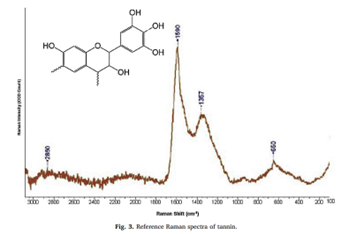
#> input picture usage figure/tanin.png, 356 x 234 px, found by its file name; the run also reads 3 pictures not shown here
$ jupyter execute --allow-errors plotting_from_figure.ipynb   (shell and % lines are left out)
#> lines starting #> are read from the running program, lines starting #| are printed output that depends on the picture; after the words box and inside, x2 and y2 are one past the last pixel; in counts of white or black regions, pixels touching at a corner belong together
[cell 1]
#list of herbal and fruit;
#Tannin, Mangoesteen peel, Curcumin, Moringa Oleifera leaves, Quercetin, rosmarinic acid, Chinese gingseng, Korean ginseng 248101 (4.24% w/v ginsenoside content), Korean ginseng 246302 (4.81% w/v ginsenoside content), Korean ginseng 248102 (6.15% w/v ginsenoside content).

#Installing necessary system tools and Python libraries;

- Tesseract-OCR: Used for Optical Character Recognition to read text from images.
- Libraries: Installs pytesseract for text extraction and BaselineRemoval for post-processing the spectrum.
- Imports: Loads essential data science and image processing libraries, including cv2 (OpenCV), numpy, pandas, scipy, and plotly.

[cell 2]
import cv2 #OpenCV สำหรับจัดการรูปภาพ
import numpy as np #สำหรับจัดการข้อมูลตัวเลข
import pandas as pd #สำหรับจัดการข้อมูลตัวเลข
import plotly.graph_objects as go #แสดงผลกราฟ
import matplotlib.pyplot as plt # Import matplotlib.pyplot for plotting
import plotly.express as px
from scipy.signal import find_peaks #identify peak position
from plotly.subplots import make_subplots
from scipy.signal import savgol_filter
from scipy.interpolate import interp1d
from BaselineRemoval import BaselineRemoval

# Tannin Extraction

[cell 3]
#------------ Raman spectrum of tannin extract ----------------
#need to reverse scale

# 1. Load Image
img_path = '/content/tanin.png'
img = cv2.imread(img_path)
#> img is the input picture: shape (234, 356, 3); mean B, G, R 246.4, 247, 247.9

# Convert BGR to RGB for matplotlib display
img_rgb = cv2.cvtColor(img, cv2.COLOR_BGR2RGB)

# 2. Advanced Color Masking for Brownish Spectrum Line
hsv = cv2.cvtColor(img, cv2.COLOR_BGR2HSV)
#> hsv: shape (234, 356, 3); mean H, S, V 5.7, 3, 248.1
# Defining a range for dark reds/browns to isolate the trace
lower_red = np.array([0, 50, 20])
upper_red = np.array([20, 255, 150])
mask = cv2.inRange(hsv, lower_red, upper_red) #เพื่อเก็บเฉพาะพิกเซลที่เป็นเส้นกราฟไว้
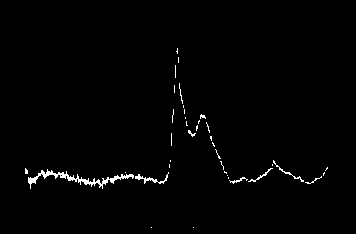
#> mask: shape (234, 356); 1.2% white in thin lines or dots, all inside (x1, y1, x2, y2) = (25, 48, 328, 228)

# 3. Extract Coordinates
y_coords, x_coords = np.where(mask > 0)
#> y_coords = 999 values from 48 to 227; x_coords = 999 values, max 327 at index 225, min 25 at index 226, mean 147.3
#> `df_pixels = pd.DataFrame({'x': x_coords, 'y': y_coords})`: df_pixels = table of 999 rows and 2 columns
#> `df_pixels = df_pixels.groupby('x').median().reset_index()`: df_pixels = table of 300 rows and 2 columns
#> `x_pix = df_pixels['x'].values`: x_pix = 300 values from 25 to 327
#> `y_pix = df_pixels['y'].values`: y_pix = 300 values, max 184.5 at index 75, min 50.5 at index 151, mean 167.5
#> `x_min_pix, x_max_pix = x_pix.min(), x_pix.max()`: x_min_pix = 25; x_max_pix = 327
#> `y_baseline_pix = np.max(y_coords)`: y_baseline_pix = 227

#> (the rest of this cell did not finish here and is left out)

#> `wavenumbers_raw = pixel_to_unit(x_pix, x_min_pix, x_max_pix, 3100, 100)`: wavenumbers_raw = 300 values, max 3100 at index 0, min 100 at index 299, mean 1607.7
#> `intensities_raw = (y_baseline_pix - y_pix)`: intensities_raw = 300 values, max 176.5 at index 151, min 42.5 at index 75, mean 59.48
#> `sort_idx = np.argsort(wavenumbers_raw)`: sort_idx = 300 values, max 299 at index 0, min 0 at index 299, mean 149.5
#> `interp_y = f(standard_x)`: interp_y = 1351 values, max 176.5 at index 1141, min 44.51 at index 1319, mean 71.89
#> `y_smoothed = savgol_filter(interp_y, window_length=31, polyorder=3)`: y_smoothed = 1351 values, max 177 at index 1143, min 44.63 at index 1319, mean 71.89
    intensities_raw = (y_baseline_pix - y_pix)

    # 5. Standardization (450 - 1800 cm⁻¹ with 1 cm⁻¹ step)
    standard_x = np.arange(450, 1801, 1)

    ## Sort raw data for interpolation since the original image scale was reversed
    sort_idx = np.argsort(wavenumbers_raw)
    f = interp1d(wavenumbers_raw[sort_idx], intensities_raw[sort_idx],
                 bounds_error=False, fill_value="extrapolate")
    interp_y = f(standard_x)

    # 6. Preprocessing
    # Smoothing using Savitzky-Golay (window_length=31 for noise suppression)
    # Savitzky-Golay เพื่อลดรอยหยักของเส้นกราฟ.
    y_smoothed = savgol_filter(interp_y, window_length=31, polyorder=3)

    # Baseline Removal using IModPoly
    #IModPoly เพื่อดึงเส้นฐานของกราฟที่เอียงให้กลับมาตรง.
    base_obj = BaselineRemoval(y_smoothed)
    y_corrected = base_obj.IModPoly(degree=2)

    # Min-Max Normalization (0.0 to 1.0)
    y_norm = (y_corrected - np.min(y_corrected)) / (np.max(y_corrected) - np.min(y_corrected))

    # 7. Interactive Visualization (Plotly)
    fig = make_subplots(rows=1, cols=2, subplot_titles=("Original tannin Image", "tanin spectrum extraction"))

    fig.add_trace(px.imshow(img_rgb).data[0], row=1, col=1)

    fig.add_trace(go.Scatter(
        x=standard_x,
        y=y_norm,
        mode='lines',
        line=dict(color='blue', width=1.5),
        name='Intensity'
    ), row=1, col=2)

    fig.update_layout(template='plotly_white', hovermode='x unified')
    fig.show()

    # 8. Export Data
    df_final = pd.DataFrame({'Wavenumber': standard_x, 'Intensity': y_norm})
    df_final.to_csv('tanin_data.csv', index=False)
    print("Success: 'tanin_data.csv' has been generated.")

    df_to_process = df_final # Assign df_final AFTER it has been created

    peak_results = []

    # Identify columns that contain spectral data (excluding 'Wavenumber')
    intensity_cols = [col for col in df_to_process.columns if col != 'Wavenumber']

    for col in intensity_cols:
        # Find peaks: adjust 'height' or 'prominence' based on your specific data noise levels
        # prominence=0.01 is a good starting point for normalized data
        peaks, _ = find_peaks(df_to_process[col], prominence=0.01)

        for peak_idx in peaks:
            peak_results.append({
                'Wavenumber': df_to_process['Wavenumber'].iloc[peak_idx],
                'Intensity': df_to_process[col].iloc[peak_idx]
            })

    # Export peak position
    # Create a DataFrame from the results
    df_peaks = pd.DataFrame(peak_results)
    df_peaks.to_csv('peak_positions_tannin.csv', index=False)
    print("Peak identification complete. Results saved to 'peak_positions_tannin.csv'.")
    df_peaks.head()

# Mangoesteen Peel

[cell 4]
#------------ Raman spectrum of mangoesteen peel, crude extract ----------------
#this picture show as a lot of noise, the result is try to reduce noise

# 1. Load Image
img_path = '/content/mangoesteen peel.png'
img = cv2.imread(img_path)
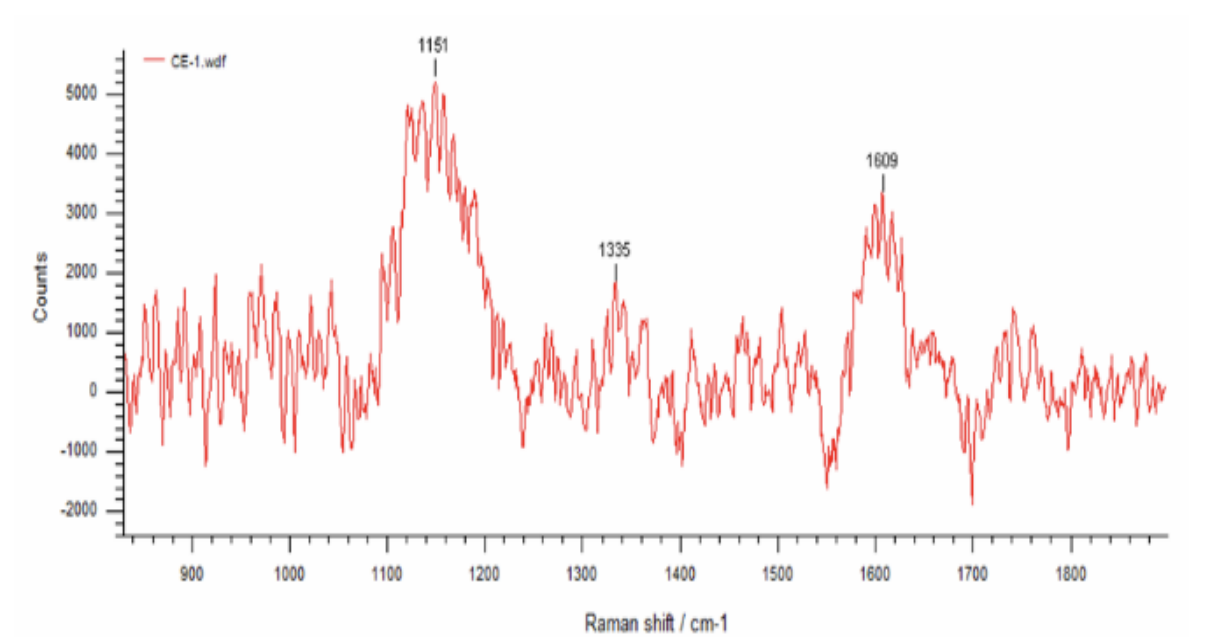
#> input picture usage figure/mangoesteen peel.png, 1225 x 637 px, found by its file name
#> img is the input picture: shape (637, 1225, 3); mean B, G, R 245.3, 245.5, 250.5

# Convert BGR to RGB for matplotlib display
img_rgb = cv2.cvtColor(img, cv2.COLOR_BGR2RGB)
#> img_rgb: shape (637, 1225, 3)

# 2. Advanced Color Masking for Brownish Spectrum Line
# Mangosteen line is bright red; adjusted HSV to capture pure red tones
hsv = cv2.cvtColor(img, cv2.COLOR_BGR2HSV)
#> hsv: shape (637, 1225, 3); mean H, S, V 1.5, 6.1, 250.7
lower_red1 = np.array([0, 100, 100])
upper_red1 = np.array([10, 255, 255])
lower_red2 = np.array([160, 100, 100])
upper_red2 = np.array([180, 255, 255])

mask1 = cv2.inRange(hsv, lower_red1, upper_red1)
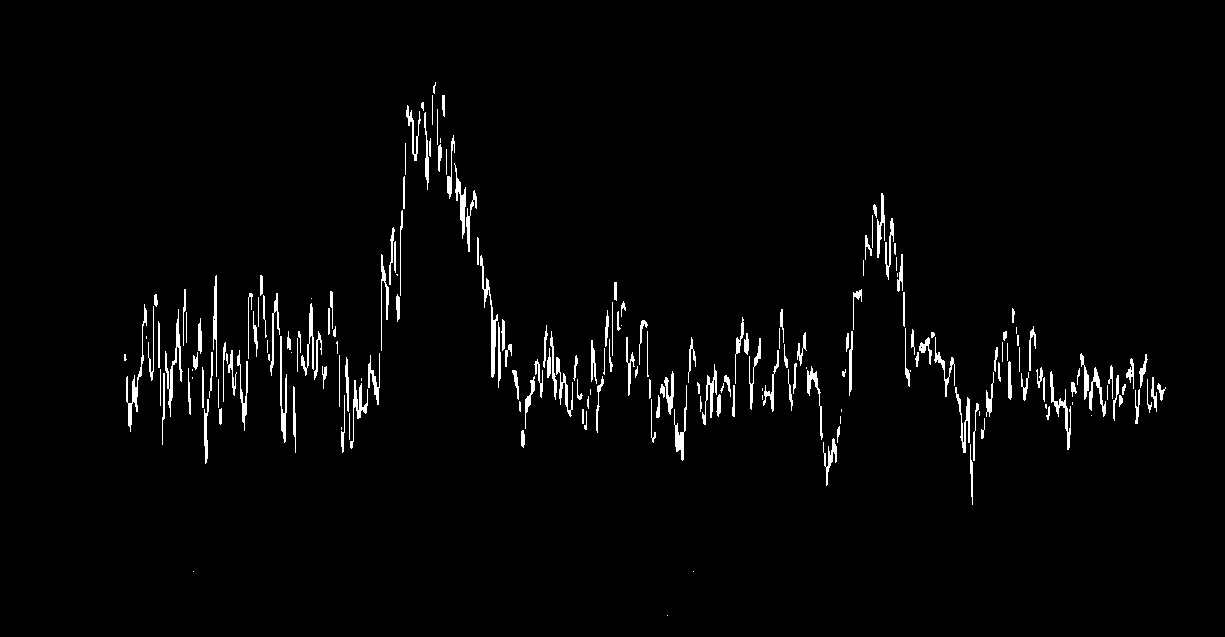
#> mask1: shape (637, 1225); 2.4% white; 209 white regions (36 under 20 px), largest, box (x1, y1, x2, y2) and area: (480, 255, 498, 378) 474, (126, 304, 147, 432) 438, (165, 309, 183, 417) 438
mask2 = cv2.inRange(hsv, lower_red2, upper_red2)
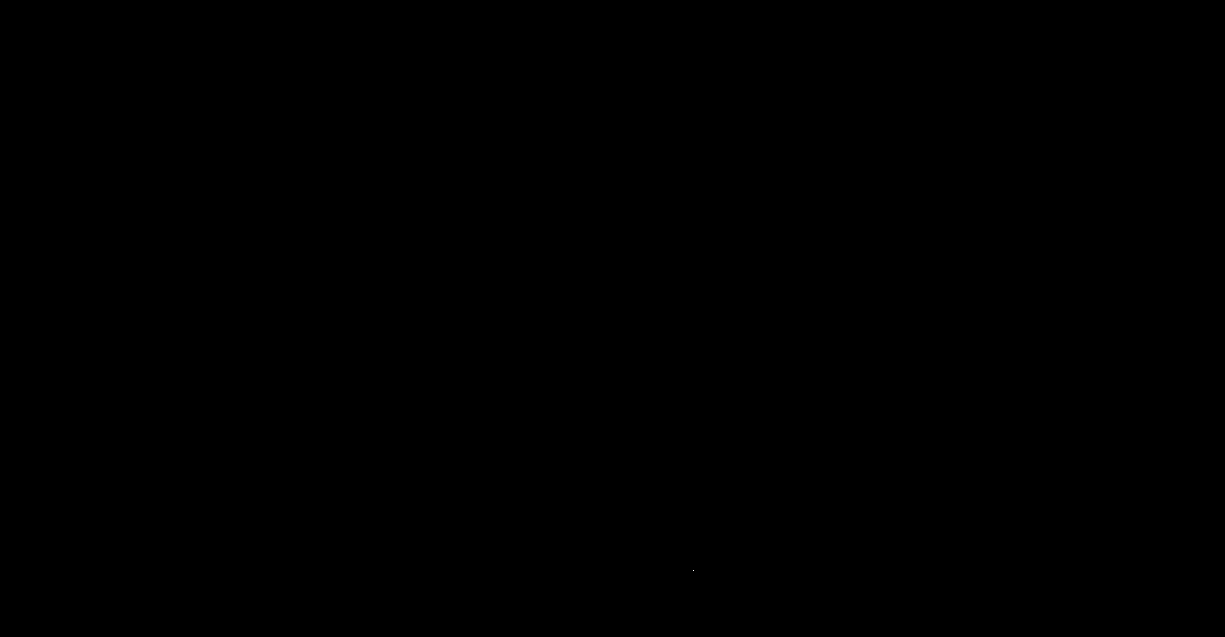
#> mask2: shape (637, 1225); 0% white in thin lines or dots, all inside (x1, y1, x2, y2) = (693, 570, 694, 571)
mask = cv2.add(mask1, mask2) # Captures red across the HSV wrap-around

# 3. Extract Coordinates
y_coords, x_coords = np.where(mask > 0)
#> y_coords = 18588 values from 82 to 615; x_coords = 18588 values, max 1165 at index 12633, min 124 at index 7291, mean 593.2
#> `df_pixels = pd.DataFrame({'x': x_coords, 'y': y_coords})`: df_pixels = table of 18588 rows and 2 columns
#> `df_pixels = df_pixels.groupby('x').median().reset_index()`: df_pixels = table of 1009 rows and 2 columns
#> `x_pix = df_pixels['x'].values`: x_pix = 1009 values from 124 to 1165
#> `y_pix = df_pixels['y'].values`: y_pix = 1009 values, max 483 at index 822, min 83.5 at index 297, mean 351.6
#> `x_min_pix, x_max_pix = x_pix.min(), x_pix.max()`: x_min_pix = 124; x_max_pix = 1165
#> `y_baseline_pix = np.max(y_coords)`: y_baseline_pix = 615

#> (the rest of this cell did not finish here and is left out)

#> `wavenumbers_raw = pixel_to_unit(x_pix, x_min_pix, x_max_pix, 850, 1900)`: wavenumbers_raw = 1009 values from 850 to 1900
#> `intensities_raw = (y_baseline_pix - y_pix)`: intensities_raw = 1009 values, max 531.5 at index 297, min 132 at index 822, mean 263.4
#> `sort_idx = np.argsort(wavenumbers_raw)`: sort_idx = 1009 values from 0 to 1008
#> `interp_y = f(standard_x)`: interp_y = 1351 values, max 527.7 at index 713, min 133.6 at index 1255, mean 264.9
#> `y_smoothed = savgol_filter(interp_y, window_length=31, polyorder=3)`: y_smoothed = 1351 values, max 498.3 at index 692, min 152.4 at index 1112, mean 264.9
    intensities_raw = (y_baseline_pix - y_pix)

    # 5. Standardization (450 - 1800 cm⁻¹ with 1 cm⁻¹ step)
    standard_x = np.arange(450, 1801, 1)

    ## Sort raw data for interpolation since the original image scale was reversed
    sort_idx = np.argsort(wavenumbers_raw)
    f = interp1d(wavenumbers_raw[sort_idx], intensities_raw[sort_idx],
                 bounds_error=False, fill_value="extrapolate")
    interp_y = f(standard_x)

    # 6. Preprocessing
    # Smoothing using Savitzky-Golay (window_length=31 for noise suppression)
    # Savitzky-Golay เพื่อลดรอยหยักของเส้นกราฟ.
    y_smoothed = savgol_filter(interp_y, window_length=31, polyorder=3)

    # Baseline Removal using IModPoly
    #IModPoly เพื่อดึงเส้นฐานของกราฟที่เอียงให้กลับมาตรง.
    base_obj = BaselineRemoval(y_smoothed)
    y_corrected = base_obj.IModPoly(degree=2)

    # Min-Max Normalization (0.0 to 1.0)
    y_norm = (y_corrected - np.min(y_corrected)) / (np.max(y_corrected) - np.min(y_corrected))

    # 7. Interactive Visualization (Plotly)
    fig = make_subplots(rows=1, cols=2, subplot_titles=("Original mangoesteen peel Image", "mangoesteen peel spectrum extraction"))

    fig.add_trace(px.imshow(img_rgb).data[0], row=1, col=1)

    fig.add_trace(go.Scatter(
        x=standard_x,
        y=y_norm,
        mode='lines',
        line=dict(color='blue', width=1.5),
        name='Intensity'
    ), row=1, col=2)

    fig.update_layout(template='plotly_white', hovermode='x unified')
    fig.show()

    # 8. Export Data
    df_final = pd.DataFrame({'Wavenumber': standard_x, 'Intensity': y_norm})
    df_final.to_csv('mangoesteen peel_data.csv', index=False)
    print("Success: 'mangoesteen peel_data.csv' has been generated.")

    df_to_process = df_final # Assign df_final AFTER it has been created

    peak_results = []

    # Identify columns that contain spectral data (excluding 'Wavenumber')
    intensity_cols = [col for col in df_to_process.columns if col != 'Wavenumber']

    for col in intensity_cols:
        # Find peaks: adjust 'height' or 'prominence' based on your specific data noise levels
        # prominence=0.01 is a good starting point for normalized data
        peaks, _ = find_peaks(df_to_process[col], prominence=0.01)

        for peak_idx in peaks:
            peak_results.append({
                'Wavenumber': df_to_process['Wavenumber'].iloc[peak_idx],
                'Intensity': df_to_process[col].iloc[peak_idx]
            })

    # Export peak position
    # Create a DataFrame from the results
    df_peaks = pd.DataFrame(peak_results)
    df_peaks.to_csv('peak_positions_mangoesteen peel.csv', index=False)
    print("Peak identification complete. Results saved to 'peak_positions_mangoesteen peel.csv'.")
    df_peaks.head()

# Curcumin Extract

[cell 5]
#------------ Raman spectrum of curcumin extract ----------------

# 1. Load Image
img_path = '/content/curcumin.png' # Ensure this matches your filename
img = cv2.imread(img_path)
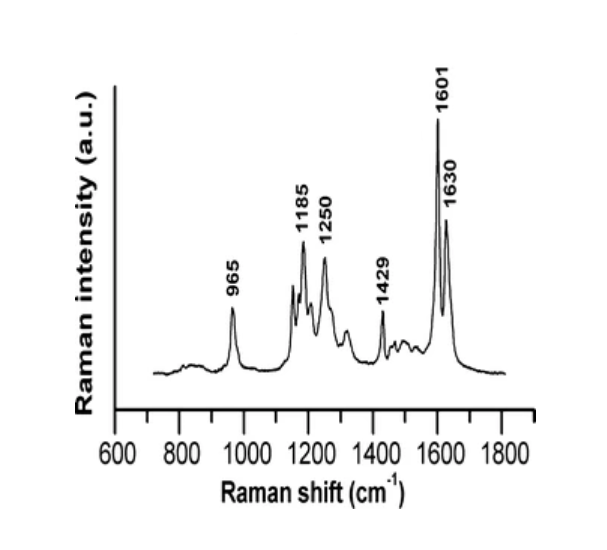
#> input picture usage figure/curcumin.png, 607 x 550 px, found by its file name
#> img is the input picture: shape (550, 607, 3); mean B, G, R 244.5, 244.5, 244.5
img_rgb = cv2.cvtColor(img, cv2.COLOR_BGR2RGB)

# 2. Pre-process to Isolate the Line
gray = cv2.cvtColor(img, cv2.COLOR_BGR2GRAY)
# Using a slightly higher threshold to ensure the thin line is captured
_, threshold = cv2.threshold(gray, 150, 255, cv2.THRESH_BINARY_INV)
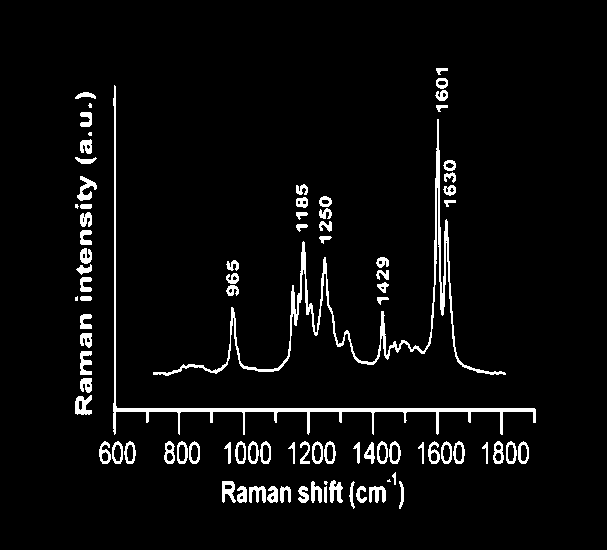
#> threshold: shape (550, 607); 4.6% white; 88 white regions (6 under 20 px)

# 3. Use Contour Detection to remove labels (numbers)
# This finds all "shapes" in the mask
contours, _ = cv2.findContours(threshold, cv2.RETR_EXTERNAL, cv2.CHAIN_APPROX_SIMPLE)
#> contours = 88 contours, 7 with area under 20; largest, box (x1, y1, x2, y2) and area: (153, 119, 506, 376) 2256, (113, 85, 536, 435) 2014, (75, 395, 92, 415) 212, (324, 441, 336, 464) 192, (389, 441, 401, 464) 190

# Create a blank mask to draw only the longest contour (the spectrum line)
clean_mask = np.zeros_like(threshold)
if contours:
    # The spectrum line is usually the contour with the largest area or length
    spectrum_contour = max(contours, key=cv2.contourArea)
#> spectrum_contour = contour of 703 points, box (x1, y1, x2, y2) (153, 119, 506, 376), area 2256
    cv2.drawContours(clean_mask, [spectrum_contour], -1, 255, thickness=cv2.FILLED)
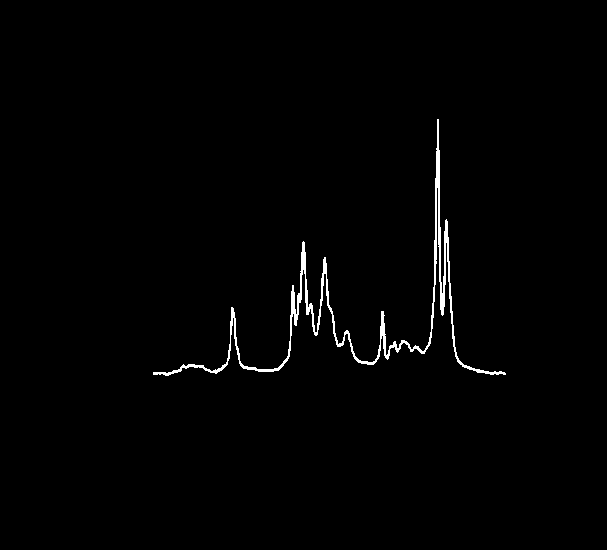
#> clean_mask: shape (550, 607); 1.1% white; 1 white region, box (x1, y1, x2, y2) and area: (153, 119, 506, 376) 3670

# 4. Extract Coordinates from the cleaned mask
y_coords, x_coords = np.where(clean_mask > 0)
#> y_coords = 3670 values from 119 to 375; x_coords = 3670 values, max 505 at index 3640, min 153 at index 3538, mean 360.5
#> `df_pixels = pd.DataFrame({'x': x_coords, 'y': y_coords})`: df_pixels = table of 3670 rows and 2 columns
#> (the rest of the program and of its run is left out)
